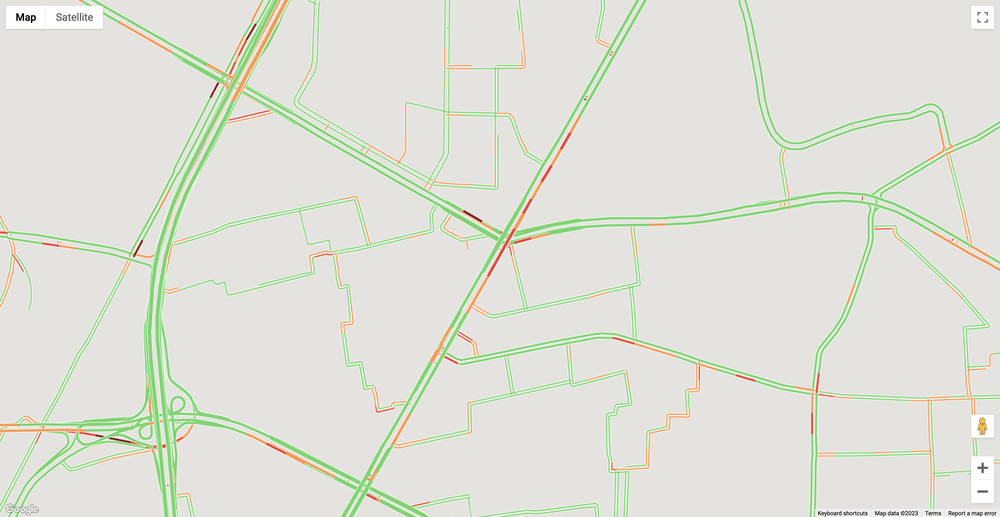
#> input picture notebook/data_chester_weekday_12/1025.png, 1000 x 517 px, shrunk from 3456 x 1788 before the run, found by its file name
$ jupyter execute rotate_image.ipynb
#> lines starting #> are read from the running program, lines starting #| are printed output that depends on the picture
[cell 1]
from PIL import Image

image_path = "./1025.png"
image = Image.open(image_path)
#> image is the input picture: PIL image 1000x517 RGBA; mean R, G, B, A 224.1, 225.9, 216.6, 255
# rotate 90 then save
image.rotate(90).save("rotated.png")
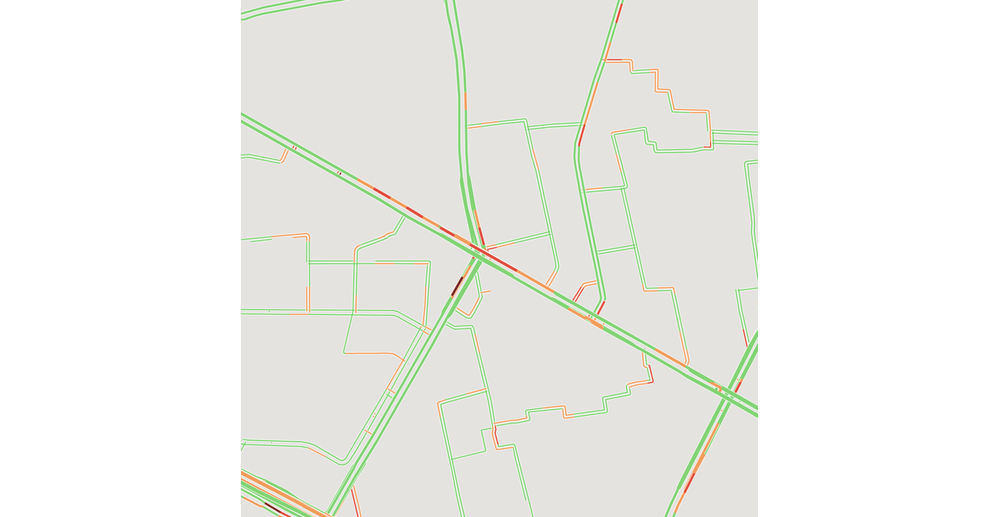
#> saved as rotated.png: PIL image 1000x517 RGBA; mean R, G, B, A 116.1, 116.8, 112.1, 131.8; transparent parts drawn white

# save
image.save("./1025_rot_90.jpg")
